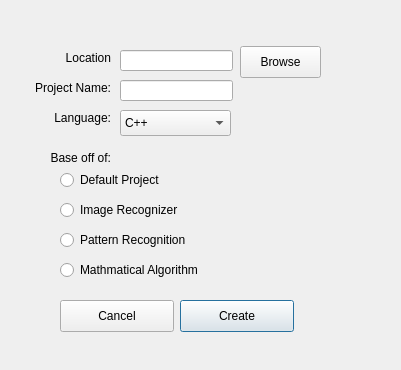
<?xml version="1.0" encoding="UTF-8"?>
<ui version="4.0">
 <class>newProject</class>
 <widget class="QDialog" name="newProject">
  <property name="geometry">
   <rect>
    <x>0</x>
    <y>0</y>
    <width>401</width>
    <height>370</height>
   </rect>
  </property>
  <property name="windowTitle">
   <string>Dialog</string>
  </property>
  <widget class="QLineEdit" name="lineEdit">
   <property name="geometry">
    <rect>
     <x>120</x>
     <y>80</y>
     <width>113</width>
     <height>21</height>
    </rect>
   </property>
  </widget>
  <widget class="QLabel" name="label">
   <property name="geometry">
    <rect>
     <x>20</x>
     <y>80</y>
     <width>91</width>
     <height>16</height>
    </rect>
   </property>
   <property name="text">
    <string>Project Name:</string>
   </property>
   <property name="alignment">
    <set>Qt::AlignRight|Qt::AlignTrailing|Qt::AlignVCenter</set>
   </property>
  </widget>
  <widget class="QLabel" name="label_2">
   <property name="geometry">
    <rect>
     <x>20</x>
     <y>110</y>
     <width>91</width>
     <height>16</height>
    </rect>
   </property>
   <property name="text">
    <string>Language:</string>
   </property>
   <property name="alignment">
    <set>Qt::AlignRight|Qt::AlignTrailing|Qt::AlignVCenter</set>
   </property>
  </widget>
  <widget class="QComboBox" name="comboBox">
   <property name="geometry">
    <rect>
     <x>120</x>
     <y>110</y>
     <width>111</width>
     <height>26</height>
    </rect>
   </property>
   <item>
    <property name="text">
     <string>C++</string>
    </property>
   </item>
   <item>
    <property name="text">
     <string>C</string>
    </property>
   </item>
  </widget>
  <widget class="QLabel" name="label_3">
   <property name="geometry">
    <rect>
     <x>20</x>
     <y>150</y>
     <width>91</width>
     <height>16</height>
    </rect>
   </property>
   <property name="text">
    <string>Base off of:</string>
   </property>
   <property name="alignment">
    <set>Qt::AlignRight|Qt::AlignTrailing|Qt::AlignVCenter</set>
   </property>
  </widget>
  <widget class="QRadioButton" name="radioButton">
   <property name="geometry">
    <rect>
     <x>60</x>
     <y>170</y>
     <width>131</width>
     <height>20</height>
    </rect>
   </property>
   <property name="text">
    <string>Default Project</string>
   </property>
  </widget>
  <widget class="QRadioButton" name="radioButton_2">
   <property name="geometry">
    <rect>
     <x>60</x>
     <y>200</y>
     <width>161</width>
     <height>20</height>
    </rect>
   </property>
   <property name="text">
    <string>Image Recognizer</string>
   </property>
  </widget>
  <widget class="QRadioButton" name="radioButton_3">
   <property name="geometry">
    <rect>
     <x>60</x>
     <y>230</y>
     <width>161</width>
     <height>20</height>
    </rect>
   </property>
   <property name="text">
    <string>Pattern Recognition</string>
   </property>
  </widget>
  <widget class="QRadioButton" name="radioButton_4">
   <property name="geometry">
    <rect>
     <x>60</x>
     <y>260</y>
     <width>171</width>
     <height>20</height>
    </rect>
   </property>
   <property name="text">
    <string>Mathmatical Algorithm</string>
   </property>
  </widget>
  <widget class="QPushButton" name="cancel_button">
   <property name="geometry">
    <rect>
     <x>60</x>
     <y>300</y>
     <width>114</width>
     <height>32</height>
    </rect>
   </property>
   <property name="text">
    <string>Cancel</string>
   </property>
   <property name="autoDefault">
    <bool>false</bool>
   </property>
  </widget>
  <widget class="QPushButton" name="create_button">
   <property name="geometry">
    <rect>
     <x>180</x>
     <y>300</y>
     <width>114</width>
     <height>32</height>
    </rect>
   </property>
   <property name="text">
    <string>Create</string>
   </property>
   <property name="default">
    <bool>true</bool>
   </property>
   <property name="flat">
    <bool>false</bool>
   </property>
  </widget>
  <widget class="QLabel" name="label_4">
   <property name="geometry">
    <rect>
     <x>20</x>
     <y>50</y>
     <width>91</width>
     <height>16</height>
    </rect>
   </property>
   <property name="text">
    <string>Location</string>
   </property>
   <property name="alignment">
    <set>Qt::AlignRight|Qt::AlignTrailing|Qt::AlignVCenter</set>
   </property>
  </widget>
  <widget class="QLineEdit" name="lineEdit_2">
   <property name="geometry">
    <rect>
     <x>120</x>
     <y>50</y>
     <width>113</width>
     <height>21</height>
    </rect>
   </property>
  </widget>
  <widget class="QPushButton" name="browse_button">
   <property name="geometry">
    <rect>
     <x>240</x>
     <y>46</y>
     <width>81</width>
     <height>32</height>
    </rect>
   </property>
   <property name="text">
    <string>Browse</string>
   </property>
  </widget>
 </widget>
 <resources/>
 <connections/>
</ui>
